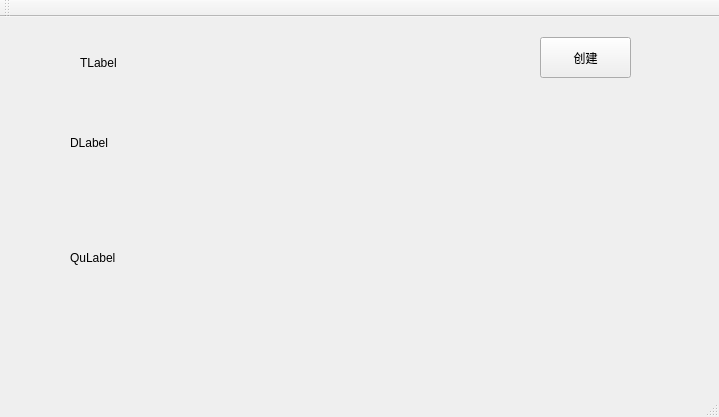
<?xml version="1.0" encoding="UTF-8"?>
<ui version="4.0">
 <class>MainWindow</class>
 <widget class="QMainWindow" name="MainWindow">
  <property name="geometry">
   <rect>
    <x>0</x>
    <y>0</y>
    <width>719</width>
    <height>417</height>
   </rect>
  </property>
  <property name="windowTitle">
   <string>MainWindow</string>
  </property>
  <widget class="QWidget" name="centralWidget">
   <widget class="QPushButton" name="establish">
    <property name="geometry">
     <rect>
      <x>540</x>
      <y>20</y>
      <width>91</width>
      <height>41</height>
     </rect>
    </property>
    <property name="text">
     <string>创建</string>
    </property>
   </widget>
   <widget class="QLabel" name="QuLabel">
    <property name="geometry">
     <rect>
      <x>70</x>
      <y>180</y>
      <width>551</width>
      <height>121</height>
     </rect>
    </property>
    <property name="text">
     <string>QuLabel</string>
    </property>
   </widget>
   <widget class="QLabel" name="TLabel">
    <property name="geometry">
     <rect>
      <x>80</x>
      <y>10</y>
      <width>451</width>
      <height>71</height>
     </rect>
    </property>
    <property name="text">
     <string>TLabel</string>
    </property>
   </widget>
   <widget class="QLabel" name="DLabel">
    <property name="geometry">
     <rect>
      <x>70</x>
      <y>90</y>
      <width>441</width>
      <height>71</height>
     </rect>
    </property>
    <property name="text">
     <string>DLabel</string>
    </property>
   </widget>
  </widget>
  <widget class="QMenuBar" name="menuBar">
   <property name="geometry">
    <rect>
     <x>0</x>
     <y>0</y>
     <width>719</width>
     <height>23</height>
    </rect>
   </property>
  </widget>
  <widget class="QToolBar" name="mainToolBar">
   <attribute name="toolBarArea">
    <enum>TopToolBarArea</enum>
   </attribute>
   <attribute name="toolBarBreak">
    <bool>false</bool>
   </attribute>
  </widget>
  <widget class="QStatusBar" name="statusBar"/>
 </widget>
 <layoutdefault spacing="6" margin="11"/>
 <resources/>
 <connections/>
</ui>
